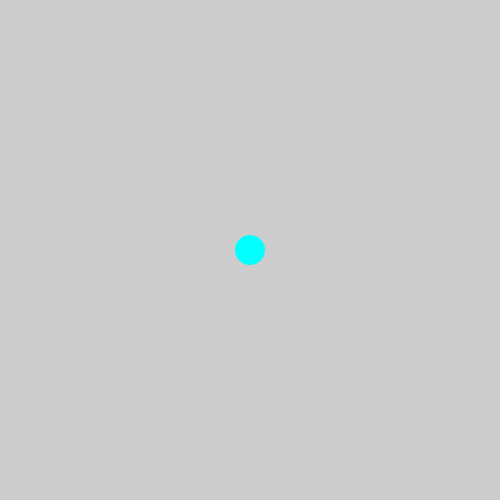
Frame 1 (no input)
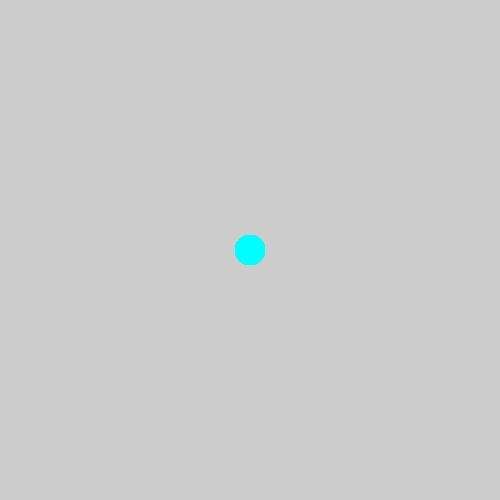
Frame 60 (the mouse pressed at the canvas centre just before this capture)
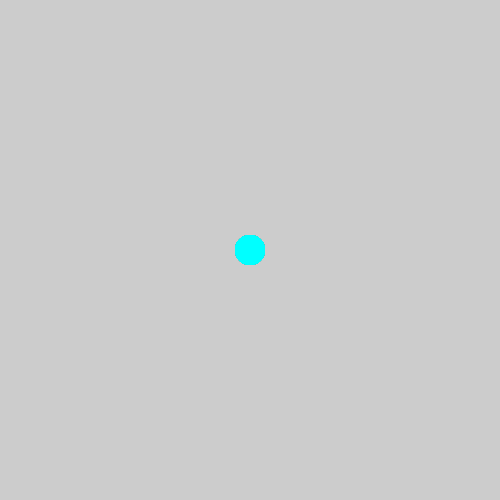
Frame 120 (the mouse held since frame 60 and released just before this capture)

The Processing sketch that drew these frames (run headless with seeded random() and noise(); from frame 60 on, the mouse is pressed at the canvas centre):

// Processing sketch: keyPressed
// ── keyPressed.pde
float xpos;
float ypos;
float speed;

void setup() {
  size(500,500);
  xpos = width/2;
  ypos = height/2;
  speed = 5;
}

void draw() {
  //background(255);
  fill(0,255,255);
  noStroke();
  ellipse(xpos,ypos,30,30);
}

void keyPressed() {
  if (keyCode == UP) {
    xpos = xpos-speed;
  }
  if (key == 'd') {
    xpos = xpos+speed;
  }
  if (key == 'w') {
    ypos = ypos-speed;
  }
  if (key == 's') {
    ypos = ypos+speed;
  } 
}
